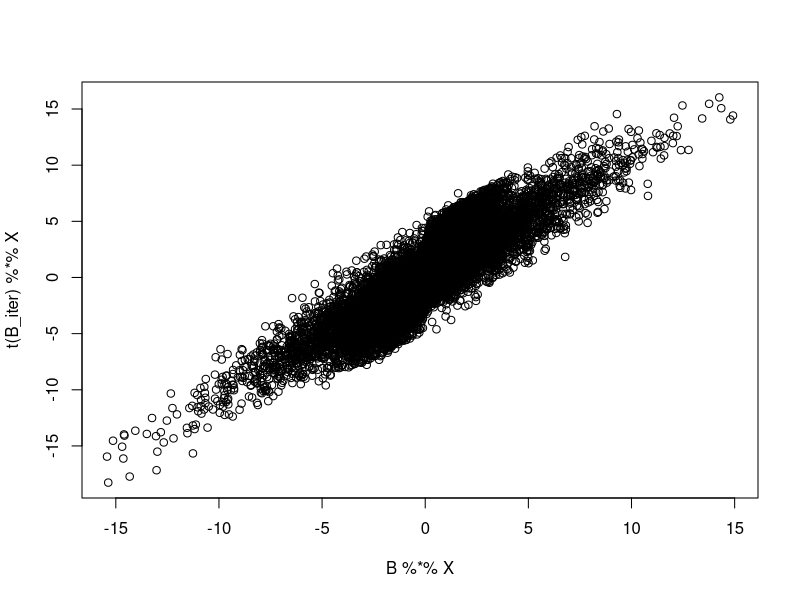
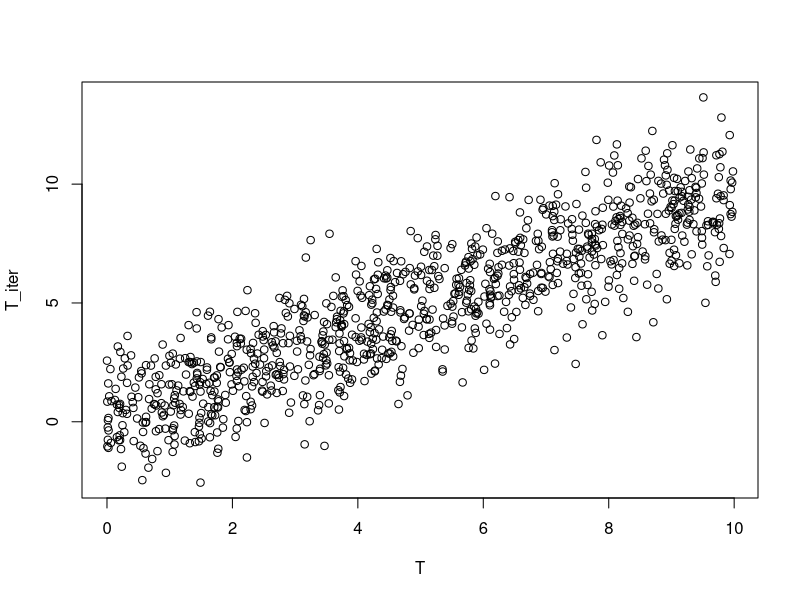

Generate these figures, in order, with R:
# Used library
library(mvtnorm)
library(expm)
library(MASS)
library(tidyverse)
set.seed(120733)


## ANN function
rrr <- function(X,Y,lambda,gamma = 2){
  rrresult <- list()
  
  #1 estimate C using LS estimator (generalized inverse is used)
  Clhat <- ginv(t(X)%*%X)%*%t(X)%*% Y
  
  #2 eigendecomposite of CLhar
  Uhat <- svd(X%*%Clhat)$u
  vhat <- svd(X%*%Clhat)$v
  D <- diag(svd(X%*%Clhat)$d)
  
  #3. weight for soft-thredshold and rank
  weight <-  (svd(X%*%Clhat)$d)^(-gamma)
  rrresult$r <-  sum(svd(X%*%Clhat)$d > lambda^(1/(gamma+1)))
  
  #4. soft-thredsholding
  diagvalue <-  svd(X%*%Clhat)$d -lambda*weight
  th <- ifelse(diagvalue < 0, 0, diagvalue)
  SDhat <-  diag(th)
  
  rrresult$thd <- diagvalue
  
  #5. low rank solution C
  rrresult$CShat <-  Clhat %*% vhat %*% ginv(D) %*% SDhat %*% t(vhat)
  
  return(rrresult)
}

# function to generate a random orthonormal matrix
rortho <- function(x){
  return(qr.Q(qr(array(runif(x), dim = c(x,x)))))
}

# simulation settings
# sample size n (n person's data have been taken)
n <- 1000

# number of metabolites
m <- 100

# number of taxa
k <- 40

# rank of matrix B
r <- 10

# Generate X from Multivariate Normal Distribution
rho <- 0.4
Sigma <- diag(1, n)
for (i in 1:(n-1)){
  for (j in (i+1):n){
    Sigma[i, j] <- Sigma[j, i] <- rho^abs(i-j)
  }
}
Sigma.eigen <- eigen(Sigma)
X.raw <- matrix(rnorm(m*n), nrow = m, ncol = n)
# X <-as.matrix(rbind(rep(1, n), X.raw %*% diag(sqrt(pmax(Sigma.eigen$values, 0))) %*% 
#                      t(Sigma.eigen$vectors)))
X <-X.raw %*% diag(sqrt(pmax(Sigma.eigen$values, 0))) %*% 
                      t(Sigma.eigen$vectors)

# Generate low-rank matrix B
sing.vals <- 5*((r:1)/r + 1/r)
B <- rortho(k)[,1:r] %*% diag(sing.vals) %*% rortho(m)[1:r,]

# Generate T vector from Unif(0, 10)
T <- matrix(runif(n, min = 0, max = 10), nrow = 1)

# Generate random error
E <- matrix(rnorm(k*n), nrow = k, ncol = n)

# Calculate our new Z = XB + 1T + E
Z <- B %*% X + matrix(rep(1, k), ncol = 1) %*% T + E

# convergence criterion
vareps <- 10^(-3)

# range of lambda
lambda.seq <- exp(seq(10, 10, 1))
rank.est <- rep(0, length(lambda.seq))
converge.iter <- rep(0, length(lambda.seq))

for (i in 1: length(lambda.seq)) {
  # initial estimated B
  qrX <- qr(t(X), tol = 10^-7)
  B_iter <- qr.coef(qrX, t(Z))
  
  # B_iter <- t(B)
  
  # initial estimated T
  T_iter <- matrix(rowMeans(t(Z) - t(X) %*% B_iter), nrow = 1)
  
  disT <- 1
  disB <- 1
  disXB <- 1
  iter.count <- 1
  
  while ((((disB > vareps) || (disT > vareps))  && ((disXB > vareps) || (disT > vareps))) && (iter.count < 3000)) {
    Z_iter <- t(Z) - t(T_iter) %*% t(matrix(rep(1, k), ncol = 1))
    B_iter_next <- rrr(t(X), Z_iter, lambda = lambda.seq[i])$CShat
    B_iter_next_rank <- rrr(t(X), Z_iter, lambda = lambda.seq[i])$r
 
    # B_iter_next <- t(B)
    T_iter_next <- matrix(rowMeans(t(Z) - t(X) %*% B_iter_next), nrow = 1)
    # T_iter_next <- T
    disT <- sum((T_iter - T_iter_next)^2)
    disB <- sum((B_iter - B_iter_next)^2)
    disXB <- sum((t(B_iter) %*% X - t(B_iter_next) %*% X)^2)
    
    Z.est <-  t(B_iter) %*% X + matrix(rep(1, k), ncol = 1) %*% T_iter
    B_iter <- B_iter_next
    T_iter <- T_iter_next
    iter.count <- iter.count + 1
    # print(iter.count)
    # print(T_iter[1:10])
  }
  rank.est[i] <- B_iter_next_rank
  converge.iter[i] <- iter.count
  
  # save image for B matrix
  # png(paste0("plot-B-trueT", i, ".png"))
  # plot(B, B_iter)
  # dev.off()
  
  # save image for T matrix
  # png(paste0("plot-T", i, ".png"))
  # plot(T, T_iter)
  # dev.off()
  
  # save image for XB matrix
  # png(paste0("plot-XB-trueT", i, ".png"))
  # plot(B %*% X, t(B_iter) %*% X)
  # dev.off()
  
  # save image for Z matrix
  # png(paste0("plot-Z", i, ".png"))
  # plot(Z, Z.est)
  # dev.off()
}


plot(B%*%X, t(B_iter) %*% X)
plot(T, T_iter)
